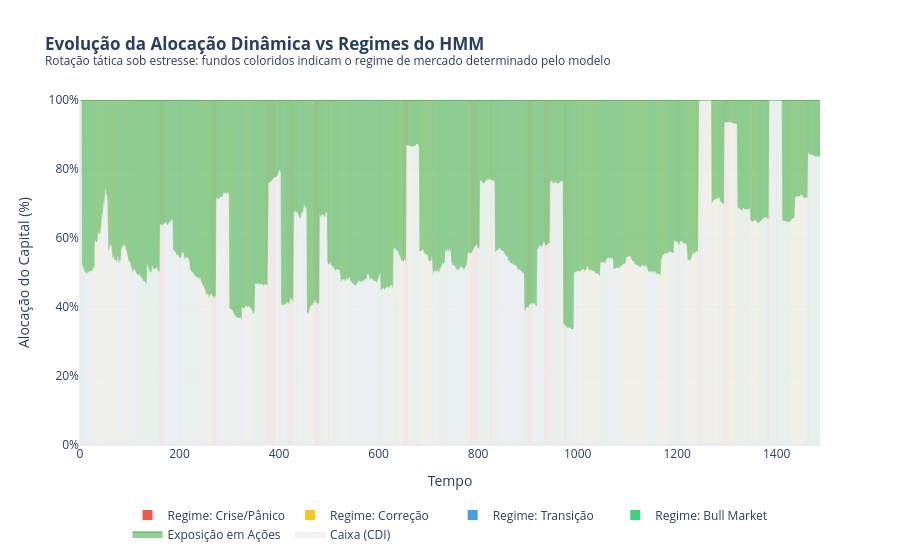

Source (notebook cell):
### Code cell
import plotly.graph_objects as go
import pandas as pd

def plot_evolucao_exposicao_com_regimes(df_resultado):
    """
    Gera um gráfico dinâmico de área empilhada (Ações vs CDI)
    com faixas coloridas no fundo representando os Regimes do HMM.
    """
    df_plot = df_resultado.copy()
    
    # Garante a escala de 0 a 100% para o gráfico
    df_plot['Exposicao_Acoes_Pct'] = df_plot['Exposicao_Acoes'] * 100
    df_plot['Exposicao_CDI_Pct'] = 100 - df_plot['Exposicao_Acoes_Pct']
    
    fig = go.Figure()
    
    # 1. Camada de Área Empilhada: Caixa (CDI)
    fig.add_trace(go.Scatter(
        x=df_plot.index, 
        y=df_plot['Exposicao_CDI_Pct'],
        mode='lines',
        name='Caixa (CDI)',
        stackgroup='one',
        groupnorm='percent',
        marker_color='rgba(230, 230, 230, 0.5)',
        line=dict(width=0.5)
    ))
    
    # 2. Camada de Área Empilhada: Exposição em Ações
    fig.add_trace(go.Scatter(
        x=df_plot.index, 
        y=df_plot['Exposicao_Acoes_Pct'],
        mode='lines',
        name='Exposição em Ações',
        stackgroup='one',
        marker_color='rgba(44, 160, 44, 0.85)', # Azul institucional contínuo
        line=dict(width=1)
    ))

    # =========================================================================
    # --- MAPEAMENTO DOS REGIMES DO HMM (FAIXAS VERTICAIS DE BACKGROUND) ---
    # =========================================================================
    # Configuração de cores suaves (transparentes) para o fundo não cobrir os dados
    cores_regimes = {
        0: 'rgba(46, 204, 113, 0.08)',   # Verde muito suave (Bull_Baixa_Vol)
        1: 'rgba(52, 152, 219, 0.05)',   # Azul muito suave (Transicao_Normal)
        2: 'rgba(241, 196, 15, 0.08)',   # Amarelo muito suave (Correcao)
        3: 'rgba(231, 76, 60, 0.12)'     # Vermelho visível (Crise_Panico)
    }
    
    # Identifica os pontos exatos onde o regime macro mudou na história
    df_plot['Mudou_Regime'] = df_plot['Regime_Macro'].diff().fillna(0) != 0
    datas_mudanca = df_plot[df_plot['Mudou_Regime']].index.tolist()
    
    # Garante os limites inicial e final da série histórica
    datas_limite = [df_plot.index[0]] + datas_mudanca + [df_plot.index[-1]]
    
    # Desenha as caixas (shapes) verticais no layout do Plotly
    shapes = []
    for idx in range(len(datas_limite) - 1):
        data_ini = datas_limite[idx]
        data_fim = datas_limite[idx + 1]
        
        # Pega o regime vigente naquele intervalo de tempo
        regime_vigente = df_plot.loc[data_ini, 'Regime_Macro']
        
        shapes.append(dict(
            type="rect",
            xref="x",
            yref="paper", # Trava o topo e o fundo do shape na moldura do gráfico
            x0=data_ini,
            y0=0,
            x1=data_fim,
            y1=1,
            fillcolor=cores_regimes.get(regime_vigente, 'rgba(0,0,0,0)'),
            line=dict(width=0), # Sem bordas para não poluir
            layer="below" # Força as faixas coloridas a ficarem ATRÁS das áreas empilhadas
        ))
        
    # Adiciona traços invisíveis na legenda apenas para mapear a cor de cada regime pro usuário
    nomes_regimes = {0: "Bull Market", 1: "Transição", 2: "Correção", 3: "Crise/Pânico"}
    for reg, cor in cores_regimes.items():
        fig.add_trace(go.Scatter(
            x=[None], y=[None], mode='markers',
            marker=dict(size=10, color=cor.replace('0.', '0.9'), symbol='square'), # Cor opaca na legenda
            name=f"Regime: {nomes_regimes[reg]}",
            showlegend=True
        ))

    # Configurações estéticas e eixos
    fig.update_layout(
        title='<b>Evolução da Alocação Dinâmica vs Regimes do HMM</b><br><sup>Rotação tática sob estresse: fundos coloridos indicam o regime de mercado determinado pelo modelo</sup>',
        xaxis_title='Tempo',
        yaxis_title='Alocação do Capital (%)',
        hovermode='x unified',
        template='plotly_white',
        shapes=shapes, # Injeta os backgrounds calculados
        yaxis=dict(ticksuffix='%', range=[0, 100]),
        legend=dict(orientation="h", yanchor="bottom", y=-0.3, xanchor="center", x=0.5) # Legenda na parte inferior interna
    )
    
    fig.show()

# Chamada da nova função
plot_evolucao_exposicao_com_regimes(df_resultado)

### Figure 1 — Plotly figure (JSON) as saved in the notebook; plotly's stock layout.template omitted (floating-point values rounded to 4 significant figures; data arrays with more than 128 entries replaced by an {"elided": "..."} marker saying what was removed)
{"data": [{"groupnorm": "percent", "line": {"width": 0.5}, "marker": {"color": "rgba(230, 230, 230, 0.5)"}, "mode": "lines", "name": "Caixa (CDI)", "stackgroup": "one", "type": "scatter", "x": {"elided": "1488 int values"}, "y": {"elided": "1488 float values"}}, {"line": {"width": 1}, "marker": {"color": "rgba(44, 160, 44, 0.85)"}, "mode": "lines", "name": "Exposição em Ações", "stackgroup": "one", "type": "scatter", "x": {"elided": "1488 int values"}, "y": {"elided": "1488 float values"}}, {"marker": {"color": "rgba(46, 204, 113, 0.908)", "size": 10, "symbol": "square"}, "mode": "markers", "name": "Regime: Bull Market", "showlegend": true, "type": "scatter", "x": [null], "y": [null]}, {"marker": {"color": "rgba(52, 152, 219, 0.905)", "size": 10, "symbol": "square"}, "mode": "markers", "name": "Regime: Transição", "showlegend": true, "type": "scatter", "x": [null], "y": [null]}, {"marker": {"color": "rgba(241, 196, 15, 0.908)", "size": 10, "symbol": "square"}, "mode": "markers", "name": "Regime: Correção", "showlegend": true, "type": "scatter", "x": [null], "y": [null]}, {"marker": {"color": "rgba(231, 76, 60, 0.912)", "size": 10, "symbol": "square"}, "mode": "markers", "name": "Regime: Crise/Pânico", "showlegend": true, "type": "scatter", "x": [null], "y": [null]}], "layout": {"hovermode": "x unified", "legend": {"orientation": "h", "x": 0.5, "xanchor": "center", "y": -0.3, "yanchor": "bottom"}, "shapes": [{"fillcolor": "rgba(46, 204, 113, 0.08)", "layer": "below", "line": {"width": 0}, "type": "rect", "x0": 0, "x1": 10, "xref": "x", "y0": 0, "y1": 1, "yref": "paper"}, {"fillcolor": "rgba(52, 152, 219, 0.05)", "layer": "below", "line": {"width": 0}, "type": "rect", "x0": 10, "x1": 26, "xref": "x", "y0": 0, "y1": 1, "yref": "paper"}, {"fillcolor": "rgba(241, 196, 15, 0.08)", "layer": "below", "line": {"width": 0}, "type": "rect", "x0": 26, "x1": 46, "xref": "x", "y0": 0, "y1": 1, "yref": "paper"}, {"fillcolor": "rgba(52, 152, 219, 0.05)", "layer": "below", "line": {"width": 0}, "type": "rect", "x0": 46, "x1": 54, "xref": "x", "y0": 0, "y1": 1, "yref": "paper"}, {"fillcolor": "rgba(241, 196, 15, 0.08)", "layer": "below", "line": {"width": 0}, "type": "rect", "x0": 54, "x1": 74, "xref": "x", "y0": 0, "y1": 1, "yref": "paper"}, {"fillcolor": "rgba(52, 152, 219, 0.05)", "layer": "below", "line": {"width": 0}, "type": "rect", "x0": 74, "x1": 86, "xref": "x", "y0": 0, "y1": 1, "yref": "paper"}, {"fillcolor": "rgba(241, 196, 15, 0.08)", "layer": "below", "line": {"width": 0}, "type": "rect", "x0": 86, "x1": 98, "xref": "x", "y0": 0, "y1": 1, "yref": "paper"}, {"fillcolor": "rgba(46, 204, 113, 0.08)", "layer": "below", "line": {"width": 0}, "type": "rect", "x0": 98, "x1": 106, "xref": "x", "y0": 0, "y1": 1, "yref": "paper"}, {"fillcolor": "rgba(52, 152, 219, 0.05)", "layer": "below", "line": {"width": 0}, "type": "rect", "x0": 106, "x1": 115, "xref": "x", "y0": 0, "y1": 1, "yref": "paper"}, {"fillcolor": "rgba(46, 204, 113, 0.08)", "layer": "below", "line": {"width": 0}, "type": "rect", "x0": 115, "x1": 157, "xref": "x", "y0": 0, "y1": 1, "yref": "paper"}, {"fillcolor": "rgba(231, 76, 60, 0.12)", "layer": "below", "line": {"width": 0}, "type": "rect", "x0": 157, "x1": 159, "xref": "x", "y0": 0, "y1": 1, "yref": "paper"}, {"fillcolor": "rgba(46, 204, 113, 0.08)", "layer": "below", "line": {"width": 0}, "type": "rect", "x0": 159, "x1": 161, "xref": "x", "y0": 0, "y1": 1, "yref": "paper"}, {"fillcolor": "rgba(231, 76, 60, 0.12)", "layer": "below", "line": {"width": 0}, "type": "rect", "x0": 161, "x1": 170, "xref": "x", "y0": 0, "y1": 1, "yref": "paper"}, {"fillcolor": "rgba(52, 152, 219, 0.05)", "layer": "below", "line": {"width": 0}, "type": "rect", "x0": 170, "x1": 216, "xref": "x", "y0": 0, "y1": 1, "yref": "paper"}, {"fillcolor": "rgba(46, 204, 113, 0.08)", "layer": "below", "line": {"width": 0}, "type": "rect", "x0": 216, "x1": 231, "xref": "x", "y0": 0, "y1": 1, "yref": "paper"}, {"fillcolor": "rgba(52, 152, 219, 0.05)", "layer": "below", "line": {"width": 0}, "type": "rect", "x0": 231, "x1": 232, "xref": "x", "y0": 0, "y1": 1, "yref": "paper"}, {"fillcolor": "rgba(46, 204, 113, 0.08)", "layer": "below", "line": {"width": 0}, "type": "rect", "x0": 232, "x1": 236, "xref": "x", "y0": 0, "y1": 1, "yref": "paper"}, {"fillcolor": "rgba(52, 152, 219, 0.05)", "layer": "below", "line": {"width": 0}, "type": "rect", "x0": 236, "x1": 245, "xref": "x", "y0": 0, "y1": 1, "yref": "paper"}, {"fillcolor": "rgba(46, 204, 113, 0.08)", "layer": "below", "line": {"width": 0}, "type": "rect", "x0": 245, "x1": 247, "xref": "x", "y0": 0, "y1": 1, "yref": "paper"}, {"fillcolor": "rgba(241, 196, 15, 0.08)", "layer": "below", "line": {"width": 0}, "type": "rect", "x0": 247, "x1": 258, "xref": "x", "y0": 0, "y1": 1, "yref": "paper"}, {"fillcolor": "rgba(46, 204, 113, 0.08)", "layer": "below", "line": {"width": 0}, "type": "rect", "x0": 258, "x1": 263, "xref": "x", "y0": 0, "y1": 1, "yref": "paper"}, {"fillcolor": "rgba(231, 76, 60, 0.12)", "layer": "below", "line": {"width": 0}, "type": "rect", "x0": 263, "x1": 274, "xref": "x", "y0": 0, "y1": 1, "yref": "paper"}, {"fillcolor": "rgba(46, 204, 113, 0.08)", "layer": "below", "line": {"width": 0}, "type": "rect", "x0": 274, "x1": 279, "xref": "x", "y0": 0, "y1": 1, "yref": "paper"}, {"fillcolor": "rgba(52, 152, 219, 0.05)", "layer": "below", "line": {"width": 0}, "type": "rect", "x0": 279, "x1": 288, "xref": "x", "y0": 0, "y1": 1, "yref": "paper"}, {"fillcolor": "rgba(241, 196, 15, 0.08)", "layer": "below", "line": {"width": 0}, "type": "rect", "x0": 288, "x1": 291, "xref": "x", "y0": 0, "y1": 1, "yref": "paper"}, {"fillcolor": "rgba(52, 152, 219, 0.05)", "layer": "below", "line": {"width": 0}, "type": "rect", "x0": 291, "x1": 298, "xref": "x", "y0": 0, "y1": 1, "yref": "paper"}, {"fillcolor": "rgba(241, 196, 15, 0.08)", "layer": "below", "line": {"width": 0}, "type": "rect", "x0": 298, "x1": 305, "xref": "x", "y0": 0, "y1": 1, "yref": "paper"}, {"fillcolor": "rgba(52, 152, 219, 0.05)", "layer": "below", "line": {"width": 0}, "type": "rect", "x0": 305, "x1": 334, "xref": "x", "y0": 0, "y1": 1, "yref": "paper"}, {"fillcolor": "rgba(241, 196, 15, 0.08)", "layer": "below", "line": {"width": 0}, "type": "rect", "x0": 334, "x1": 343, "xref": "x", "y0": 0, "y1": 1, "yref": "paper"}, {"fillcolor": "rgba(52, 152, 219, 0.05)", "layer": "below", "line": {"width": 0}, "type": "rect", "x0": 343, "x1": 348, "xref": "x", "y0": 0, "y1": 1, "yref": "paper"}, {"fillcolor": "rgba(46, 204, 113, 0.08)", "layer": "below", "line": {"width": 0}, "type": "rect", "x0": 348, "x1": 369, "xref": "x", "y0": 0, "y1": 1, "yref": "paper"}, {"fillcolor": "rgba(52, 152, 219, 0.05)", "layer": "below", "line": {"width": 0}, "type": "rect", "x0": 369, "x1": 372, "xref": "x", "y0": 0, "y1": 1, "yref": "paper"}, {"fillcolor": "rgba(231, 76, 60, 0.12)", "layer": "below", "line": {"width": 0}, "type": "rect", "x0": 372, "x1": 389, "xref": "x", "y0": 0, "y1": 1, "yref": "paper"}, {"fillcolor": "rgba(46, 204, 113, 0.08)", "layer": "below", "line": {"width": 0}, "type": "rect", "x0": 389, "x1": 390, "xref": "x", "y0": 0, "y1": 1, "yref": "paper"}, {"fillcolor": "rgba(231, 76, 60, 0.12)", "layer": "below", "line": {"width": 0}, "type": "rect", "x0": 390, "x1": 393, "xref": "x", "y0": 0, "y1": 1, "yref": "paper"}, {"fillcolor": "rgba(52, 152, 219, 0.05)", "layer": "below", "line": {"width": 0}, "type": "rect", "x0": 393, "x1": 395, "xref": "x", "y0": 0, "y1": 1, "yref": "paper"}, {"fillcolor": "rgba(241, 196, 15, 0.08)", "layer": "below", "line": {"width": 0}, "type": "rect", "x0": 395, "x1": 397, "xref": "x", "y0": 0, "y1": 1, "yref": "paper"}, {"fillcolor": "rgba(52, 152, 219, 0.05)", "layer": "below", "line": {"width": 0}, "type": "rect", "x0": 397, "x1": 405, "xref": "x", "y0": 0, "y1": 1, "yref": "paper"}, {"fillcolor": "rgba(241, 196, 15, 0.08)", "layer": "below", "line": {"width": 0}, "type": "rect", "x0": 405, "x1": 406, "xref": "x", "y0": 0, "y1": 1, "yref": "paper"}, {"fillcolor": "rgba(52, 152, 219, 0.05)", "layer": "below", "line": {"width": 0}, "type": "rect", "x0": 406, "x1": 416, "xref": "x", "y0": 0, "y1": 1, "yref": "paper"}, {"fillcolor": "rgba(46, 204, 113, 0.08)", "layer": "below", "line": {"width": 0}, "type": "rect", "x0": 416, "x1": 417, "xref": "x", "y0": 0, "y1": 1, "yref": "paper"}, {"fillcolor": "rgba(231, 76, 60, 0.12)", "layer": "below", "line": {"width": 0}, "type": "rect", "x0": 417, "x1": 428, "xref": "x", "y0": 0, "y1": 1, "yref": "paper"}, {"fillcolor": "rgba(46, 204, 113, 0.08)", "layer": "below", "line": {"width": 0}, "type": "rect", "x0": 428, "x1": 434, "xref": "x", "y0": 0, "y1": 1, "yref": "paper"}, {"fillcolor": "rgba(231, 76, 60, 0.12)", "layer": "below", "line": {"width": 0}, "type": "rect", "x0": 434, "x1": 437, "xref": "x", "y0": 0, "y1": 1, "yref": "paper"}, {"fillcolor": "rgba(52, 152, 219, 0.05)", "layer": "below", "line": {"width": 0}, "type": "rect", "x0": 437, "x1": 456, "xref": "x", "y0": 0, "y1": 1, "yref": "paper"}, {"fillcolor": "rgba(241, 196, 15, 0.08)", "layer": "below", "line": {"width": 0}, "type": "rect", "x0": 456, "x1": 458, "xref": "x", "y0": 0, "y1": 1, "yref": "paper"}, {"fillcolor": "rgba(52, 152, 219, 0.05)", "layer": "below", "line": {"width": 0}, "type": "rect", "x0": 458, "x1": 460, "xref": "x", "y0": 0, "y1": 1, "yref": "paper"}, {"fillcolor": "rgba(241, 196, 15, 0.08)", "layer": "below", "line": {"width": 0}, "type": "rect", "x0": 460, "x1": 468, "xref": "x", "y0": 0, "y1": 1, "yref": "paper"}, {"fillcolor": "rgba(52, 152, 219, 0.05)", "layer": "below", "line": {"width": 0}, "type": "rect", "x0": 468, "x1": 470, "xref": "x", "y0": 0, "y1": 1, "yref": "paper"}, {"fillcolor": "rgba(231, 76, 60, 0.12)", "layer": "below", "line": {"width": 0}, "type": "rect", "x0": 470, "x1": 480, "xref": "x", "y0": 0, "y1": 1, "yref": "paper"}, {"fillcolor": "rgba(46, 204, 113, 0.08)", "layer": "below", "line": {"width": 0}, "type": "rect", "x0": 480, "x1": 491, "xref": "x", "y0": 0, "y1": 1, "yref": "paper"}, {"fillcolor": "rgba(52, 152, 219, 0.05)", "layer": "below", "line": {"width": 0}, "type": "rect", "x0": 491, "x1": 494, "xref": "x", "y0": 0, "y1": 1, "yref": "paper"}, {"fillcolor": "rgba(241, 196, 15, 0.08)", "layer": "below", "line": {"width": 0}, "type": "rect", "x0": 494, "x1": 498, "xref": "x", "y0": 0, "y1": 1, "yref": "paper"}, {"fillcolor": "rgba(231, 76, 60, 0.12)", "layer": "below", "line": {"width": 0}, "type": "rect", "x0": 498, "x1": 500, "xref": "x", "y0": 0, "y1": 1, "yref": "paper"}, {"fillcolor": "rgba(52, 152, 219, 0.05)", "layer": "below", "line": {"width": 0}, "type": "rect", "x0": 500, "x1": 504, "xref": "x", "y0": 0, "y1": 1, "yref": "paper"}, {"fillcolor": "rgba(46, 204, 113, 0.08)", "layer": "below", "line": {"width": 0}, "type": "rect", "x0": 504, "x1": 517, "xref": "x", "y0": 0, "y1": 1, "yref": "paper"}, {"fillcolor": "rgba(52, 152, 219, 0.05)", "layer": "below", "line": {"width": 0}, "type": "rect", "x0": 517, "x1": 526, "xref": "x", "y0": 0, "y1": 1, "yref": "paper"}, {"fillcolor": "rgba(241, 196, 15, 0.08)", "layer": "below", "line": {"width": 0}, "type": "rect", "x0": 526, "x1": 530, "xref": "x", "y0": 0, "y1": 1, "yref": "paper"}, {"fillcolor": "rgba(52, 152, 219, 0.05)", "layer": "below", "line": {"width": 0}, "type": "rect", "x0": 530, "x1": 534, "xref": "x", "y0": 0, "y1": 1, "yref": "paper"}, {"fillcolor": "rgba(241, 196, 15, 0.08)", "layer": "below", "line": {"width": 0}, "type": "rect", "x0": 534, "x1": 537, "xref": "x", "y0": 0, "y1": 1, "yref": "paper"}, {"fillcolor": "rgba(46, 204, 113, 0.08)", "layer": "below", "line": {"width": 0}, "type": "rect", "x0": 537, "x1": 545, "xref": "x", "y0": 0, "y1": 1, "yref": "paper"}, {"fillcolor": "rgba(52, 152, 219, 0.05)", "layer": "below", "line": {"width": 0}, "type": "rect", "x0": 545, "x1": 551, "xref": "x", "y0": 0, "y1": 1, "yref": "paper"}, {"fillcolor": "rgba(241, 196, 15, 0.08)", "layer": "below", "line": {"width": 0}, "type": "rect", "x0": 551, "x1": 552, "xref": "x", "y0": 0, "y1": 1, "yref": "paper"}, {"fillcolor": "rgba(52, 152, 219, 0.05)", "layer": "below", "line": {"width": 0}, "type": "rect", "x0": 552, "x1": 598, "xref": "x", "y0": 0, "y1": 1, "yref": "paper"}, {"fillcolor": "rgba(46, 204, 113, 0.08)", "layer": "below", "line": {"width": 0}, "type": "rect", "x0": 598, "x1": 608, "xref": "x", "y0": 0, "y1": 1, "yref": "paper"}, {"fillcolor": "rgba(52, 152, 219, 0.05)", "layer": "below", "line": {"width": 0}, "type": "rect", "x0": 608, "x1": 622, "xref": "x", "y0": 0, "y1": 1, "yref": "paper"}, {"fillcolor": "rgba(241, 196, 15, 0.08)", "layer": "below", "line": {"width": 0}, "type": "rect", "x0": 622, "x1": 628, "xref": "x", "y0": 0, "y1": 1, "yref": "paper"}, {"fillcolor": "rgba(46, 204, 113, 0.08)", "layer": "below", "line": {"width": 0}, "type": "rect", "x0": 628, "x1": 640, "xref": "x", "y0": 0, "y1": 1, "yref": "paper"}, {"fillcolor": "rgba(241, 196, 15, 0.08)", "layer": "below", "line": {"width": 0}, "type": "rect", "x0": 640, "x1": 649, "xref": "x", "y0": 0, "y1": 1, "yref": "paper"}, {"fillcolor": "rgba(231, 76, 60, 0.12)", "layer": "below", "line": {"width": 0}, "type": "rect", "x0": 649, "x1": 659, "xref": "x", "y0": 0, "y1": 1, "yref": "paper"}, {"fillcolor": "rgba(241, 196, 15, 0.08)", "layer": "below", "line": {"width": 0}, "type": "rect", "x0": 659, "x1": 664, "xref": "x", "y0": 0, "y1": 1, "yref": "paper"}, {"fillcolor": "rgba(46, 204, 113, 0.08)", "layer": "below", "line": {"width": 0}, "type": "rect", "x0": 664, "x1": 685, "xref": "x", "y0": 0, "y1": 1, "yref": "paper"}, {"fillcolor": "rgba(241, 196, 15, 0.08)", "layer": "below", "line": {"width": 0}, "type": "rect", "x0": 685, "x1": 704, "xref": "x", "y0": 0, "y1": 1, "yref": "paper"}, {"fillcolor": "rgba(52, 152, 219, 0.05)", "layer": "below", "line": {"width": 0}, "type": "rect", "x0": 704, "x1": 710, "xref": "x", "y0": 0, "y1": 1, "yref": "paper"}, {"fillcolor": "rgba(241, 196, 15, 0.08)", "layer": "below", "line": {"width": 0}, "type": "rect", "x0": 710, "x1": 714, "xref": "x", "y0": 0, "y1": 1, "yref": "paper"}, {"fillcolor": "rgba(52, 152, 219, 0.05)", "layer": "below", "line": {"width": 0}, "type": "rect", "x0": 714, "x1": 718, "xref": "x", "y0": 0, "y1": 1, "yref": "paper"}, {"fillcolor": "rgba(46, 204, 113, 0.08)", "layer": "below", "line": {"width": 0}, "type": "rect", "x0": 718, "x1": 739, "xref": "x", "y0": 0, "y1": 1, "yref": "paper"}, {"fillcolor": "rgba(52, 152, 219, 0.05)", "layer": "below", "line": {"width": 0}, "type": "rect", "x0": 739, "x1": 740, "xref": "x", "y0": 0, "y1": 1, "yref": "paper"}, {"fillcolor": "rgba(46, 204, 113, 0.08)", "layer": "below", "line": {"width": 0}, "type": "rect", "x0": 740, "x1": 742, "xref": "x", "y0": 0, "y1": 1, "yref": "paper"}, {"fillcolor": "rgba(52, 152, 219, 0.05)", "layer": "below", "line": {"width": 0}, "type": "rect", "x0": 742, "x1": 774, "xref": "x", "y0": 0, "y1": 1, "yref": "paper"}, {"fillcolor": "rgba(46, 204, 113, 0.08)", "layer": "below", "line": {"width": 0}, "type": "rect", "x0": 774, "x1": 777, "xref": "x", "y0": 0, "y1": 1, "yref": "paper"}, {"fillcolor": "rgba(241, 196, 15, 0.08)", "layer": "below", "line": {"width": 0}, "type": "rect", "x0": 777, "x1": 778, "xref": "x", "y0": 0, "y1": 1, "yref": "paper"}, {"fillcolor": "rgba(231, 76, 60, 0.12)", "layer": "below", "line": {"width": 0}, "type": "rect", "x0": 778, "x1": 780, "xref": "x", "y0": 0, "y1": 1, "yref": "paper"}, {"fillcolor": "rgba(241, 196, 15, 0.08)", "layer": "below", "line": {"width": 0}, "type": "rect", "x0": 780, "x1": 783, "xref": "x", "y0": 0, "y1": 1, "yref": "paper"}, {"fillcolor": "rgba(231, 76, 60, 0.12)", "layer": "below", "line": {"width": 0}, "type": "rect", "x0": 783, "x1": 802, "xref": "x", "y0": 0, "y1": 1, "yref": "paper"}, {"fillcolor": "rgba(46, 204, 113, 0.08)", "layer": "below", "line": {"width": 0}, "type": "rect", "x0": 802, "x1": 823, "xref": "x", "y0": 0, "y1": 1, "yref": "paper"}, {"fillcolor": "rgba(241, 196, 15, 0.08)", "layer": "below", "line": {"width": 0}, "type": "rect", "x0": 823, "x1": 824, "xref": "x", "y0": 0, "y1": 1, "yref": "paper"}, {"fillcolor": "rgba(231, 76, 60, 0.12)", "layer": "below", "line": {"width": 0}, "type": "rect", "x0": 824, "x1": 828, "xref": "x", "y0": 0, "y1": 1, "yref": "paper"}, {"fillcolor": "rgba(46, 204, 113, 0.08)", "layer": "below", "line": {"width": 0}, "type": "rect", "x0": 828, "x1": 843, "xref": "x", "y0": 0, "y1": 1, "yref": "paper"}, {"fillcolor": "rgba(52, 152, 219, 0.05)", "layer": "below", "line": {"width": 0}, "type": "rect", "x0": 843, "x1": 889, "xref": "x", "y0": 0, "y1": 1, "yref": "paper"}, {"fillcolor": "rgba(46, 204, 113, 0.08)", "layer": "below", "line": {"width": 0}, "type": "rect", "x0": 889, "x1": 898, "xref": "x", "y0": 0, "y1": 1, "yref": "paper"}, {"fillcolor": "rgba(231, 76, 60, 0.12)", "layer": "below", "line": {"width": 0}, "type": "rect", "x0": 898, "x1": 909, "xref": "x", "y0": 0, "y1": 1, "yref": "paper"}, {"fillcolor": "rgba(46, 204, 113, 0.08)", "layer": "below", "line": {"width": 0}, "type": "rect", "x0": 909, "x1": 912, "xref": "x", "y0": 0, "y1": 1, "yref": "paper"}, {"fillcolor": "rgba(52, 152, 219, 0.05)", "layer": "below", "line": {"width": 0}, "type": "rect", "x0": 912, "x1": 933, "xref": "x", "y0": 0, "y1": 1, "yref": "paper"}, {"fillcolor": "rgba(231, 76, 60, 0.12)", "layer": "below", "line": {"width": 0}, "type": "rect", "x0": 933, "x1": 943, "xref": "x", "y0": 0, "y1": 1, "yref": "paper"}, {"fillcolor": "rgba(46, 204, 113, 0.08)", "layer": "below", "line": {"width": 0}, "type": "rect", "x0": 943, "x1": 946, "xref": "x", "y0": 0, "y1": 1, "yref": "paper"}, {"fillcolor": "rgba(231, 76, 60, 0.12)", "layer": "below", "line": {"width": 0}, "type": "rect", "x0": 946, "x1": 949, "xref": "x", "y0": 0, "y1": 1, "yref": "paper"}, {"fillcolor": "rgba(46, 204, 113, 0.08)", "layer": "below", "line": {"width": 0}, "type": "rect", "x0": 949, "x1": 950, "xref": "x", "y0": 0, "y1": 1, "yref": "paper"}, {"fillcolor": "rgba(241, 196, 15, 0.08)", "layer": "below", "line": {"width": 0}, "type": "rect", "x0": 950, "x1": 952, "xref": "x", "y0": 0, "y1": 1, "yref": "paper"}, {"fillcolor": "rgba(231, 76, 60, 0.12)", "layer": "below", "line": {"width": 0}, "type": "rect", "x0": 952, "x1": 953, "xref": "x", "y0": 0, "y1": 1, "yref": "paper"}, {"fillcolor": "rgba(46, 204, 113, 0.08)", "layer": "below", "line": {"width": 0}, "type": "rect", "x0": 953, "x1": 972, "xref": "x", "y0": 0, "y1": 1, "yref": "paper"}, {"fillcolor": "rgba(231, 76, 60, 0.12)", "layer": "below", "line": {"width": 0}, "type": "rect", "x0": 972, "x1": 978, "xref": "x", "y0": 0, "y1": 1, "yref": "paper"}, {"fillcolor": "rgba(46, 204, 113, 0.08)", "layer": "below", "line": {"width": 0}, "type": "rect", "x0": 978, "x1": 989, "xref": "x", "y0": 0, "y1": 1, "yref": "paper"}, {"fillcolor": "rgba(52, 152, 219, 0.05)", "layer": "below", "line": {"width": 0}, "type": "rect", "x0": 989, "x1": 999, "xref": "x", "y0": 0, "y1": 1, "yref": "paper"}, {"fillcolor": "rgba(241, 196, 15, 0.08)", "layer": "below", "line": {"width": 0}, "type": "rect", "x0": 999, "x1": 1020, "xref": "x", "y0": 0, "y1": 1, "yref": "paper"}, {"fillcolor": "rgba(46, 204, 113, 0.08)", "layer": "below", "line": {"width": 0}, "type": "rect", "x0": 1020, "x1": 1022, "xref": "x", "y0": 0, "y1": 1, "yref": "paper"}, {"fillcolor": "rgba(241, 196, 15, 0.08)", "layer": "below", "line": {"width": 0}, "type": "rect", "x0": 1022, "x1": 1043, "xref": "x", "y0": 0, "y1": 1, "yref": "paper"}, {"fillcolor": "rgba(46, 204, 113, 0.08)", "layer": "below", "line": {"width": 0}, "type": "rect", "x0": 1043, "x1": 1049, "xref": "x", "y0": 0, "y1": 1, "yref": "paper"}, {"fillcolor": "rgba(52, 152, 219, 0.05)", "layer": "below", "line": {"width": 0}, "type": "rect", "x0": 1049, "x1": 1050, "xref": "x", "y0": 0, "y1": 1, "yref": "paper"}, {"fillcolor": "rgba(46, 204, 113, 0.08)", "layer": "below", "line": {"width": 0}, "type": "rect", "x0": 1050, "x1": 1060, "xref": "x", "y0": 0, "y1": 1, "yref": "paper"}, {"fillcolor": "rgba(52, 152, 219, 0.05)", "layer": "below", "line": {"width": 0}, "type": "rect", "x0": 1060, "x1": 1090, "xref": "x", "y0": 0, "y1": 1, "yref": "paper"}, {"fillcolor": "rgba(241, 196, 15, 0.08)", "layer": "below", "line": {"width": 0}, "type": "rect", "x0": 1090, "x1": 1138, "xref": "x", "y0": 0, "y1": 1, "yref": "paper"}, {"fillcolor": "rgba(52, 152, 219, 0.05)", "layer": "below", "line": {"width": 0}, "type": "rect", "x0": 1138, "x1": 1159, "xref": "x", "y0": 0, "y1": 1, "yref": "paper"}, {"fillcolor": "rgba(241, 196, 15, 0.08)", "layer": "below", "line": {"width": 0}, "type": "rect", "x0": 1159, "x1": 1180, "xref": "x", "y0": 0, "y1": 1, "yref": "paper"}, {"fillcolor": "rgba(46, 204, 113, 0.08)", "layer": "below", "line": {"width": 0}, "type": "rect", "x0": 1180, "x1": 1202, "xref": "x", "y0": 0, "y1": 1, "yref": "paper"}, {"fillcolor": "rgba(231, 76, 60, 0.12)", "layer": "below", "line": {"width": 0}, "type": "rect", "x0": 1202, "x1": 1203, "xref": "x", "y0": 0, "y1": 1, "yref": "paper"}, {"fillcolor": "rgba(52, 152, 219, 0.05)", "layer": "below", "line": {"width": 0}, "type": "rect", "x0": 1203, "x1": 1204, "xref": "x", "y0": 0, "y1": 1, "yref": "paper"}, {"fillcolor": "rgba(231, 76, 60, 0.12)", "layer": "below", "line": {"width": 0}, "type": "rect", "x0": 1204, "x1": 1206, "xref": "x", "y0": 0, "y1": 1, "yref": "paper"}, {"fillcolor": "rgba(46, 204, 113, 0.08)", "layer": "below", "line": {"width": 0}, "type": "rect", "x0": 1206, "x1": 1207, "xref": "x", "y0": 0, "y1": 1, "yref": "paper"}, {"fillcolor": "rgba(52, 152, 219, 0.05)", "layer": "below", "line": {"width": 0}, "type": "rect", "x0": 1207, "x1": 1220, "xref": "x", "y0": 0, "y1": 1, "yref": "paper"}, {"fillcolor": "rgba(241, 196, 15, 0.08)", "layer": "below", "line": {"width": 0}, "type": "rect", "x0": 1220, "x1": 1239, "xref": "x", "y0": 0, "y1": 1, "yref": "paper"}, {"fillcolor": "rgba(231, 76, 60, 0.12)", "layer": "below", "line": {"width": 0}, "type": "rect", "x0": 1239, "x1": 1242, "xref": "x", "y0": 0, "y1": 1, "yref": "paper"}, {"fillcolor": "rgba(46, 204, 113, 0.08)", "layer": "below", "line": {"width": 0}, "type": "rect", "x0": 1242, "x1": 1244, "xref": "x", "y0": 0, "y1": 1, "yref": "paper"}, {"fillcolor": "rgba(231, 76, 60, 0.12)", "layer": "below", "line": {"width": 0}, "type": "rect", "x0": 1244, "x1": 1245, "xref": "x", "y0": 0, "y1": 1, "yref": "paper"}, {"fillcolor": "rgba(46, 204, 113, 0.08)", "layer": "below", "line": {"width": 0}, "type": "rect", "x0": 1245, "x1": 1246, "xref": "x", "y0": 0, "y1": 1, "yref": "paper"}, {"fillcolor": "rgba(231, 76, 60, 0.12)", "layer": "below", "line": {"width": 0}, "type": "rect", "x0": 1246, "x1": 1249, "xref": "x", "y0": 0, "y1": 1, "yref": "paper"}, {"fillcolor": "rgba(52, 152, 219, 0.05)", "layer": "below", "line": {"width": 0}, "type": "rect", "x0": 1249, "x1": 1257, "xref": "x", "y0": 0, "y1": 1, "yref": "paper"}, {"fillcolor": "rgba(241, 196, 15, 0.08)", "layer": "below", "line": {"width": 0}, "type": "rect", "x0": 1257, "x1": 1284, "xref": "x", "y0": 0, "y1": 1, "yref": "paper"}, {"fillcolor": "rgba(231, 76, 60, 0.12)", "layer": "below", "line": {"width": 0}, "type": "rect", "x0": 1284, "x1": 1285, "xref": "x", "y0": 0, "y1": 1, "yref": "paper"}, {"fillcolor": "rgba(46, 204, 113, 0.08)", "layer": "below", "line": {"width": 0}, "type": "rect", "x0": 1285, "x1": 1293, "xref": "x", "y0": 0, "y1": 1, "yref": "paper"}, {"fillcolor": "rgba(231, 76, 60, 0.12)", "layer": "below", "line": {"width": 0}, "type": "rect", "x0": 1293, "x1": 1301, "xref": "x", "y0": 0, "y1": 1, "yref": "paper"}, {"fillcolor": "rgba(46, 204, 113, 0.08)", "layer": "below", "line": {"width": 0}, "type": "rect", "x0": 1301, "x1": 1303, "xref": "x", "y0": 0, "y1": 1, "yref": "paper"}, {"fillcolor": "rgba(231, 76, 60, 0.12)", "layer": "below", "line": {"width": 0}, "type": "rect", "x0": 1303, "x1": 1304, "xref": "x", "y0": 0, "y1": 1, "yref": "paper"}, {"fillcolor": "rgba(241, 196, 15, 0.08)", "layer": "below", "line": {"width": 0}, "type": "rect", "x0": 1304, "x1": 1318, "xref": "x", "y0": 0, "y1": 1, "yref": "paper"}, {"fillcolor": "rgba(46, 204, 113, 0.08)", "layer": "below", "line": {"width": 0}, "type": "rect", "x0": 1318, "x1": 1346, "xref": "x", "y0": 0, "y1": 1, "yref": "paper"}, {"fillcolor": "rgba(241, 196, 15, 0.08)", "layer": "below", "line": {"width": 0}, "type": "rect", "x0": 1346, "x1": 1363, "xref": "x", "y0": 0, "y1": 1, "yref": "paper"}, {"fillcolor": "rgba(46, 204, 113, 0.08)", "layer": "below", "line": {"width": 0}, "type": "rect", "x0": 1363, "x1": 1381, "xref": "x", "y0": 0, "y1": 1, "yref": "paper"}, {"fillcolor": "rgba(231, 76, 60, 0.12)", "layer": "below", "line": {"width": 0}, "type": "rect", "x0": 1381, "x1": 1386, "xref": "x", "y0": 0, "y1": 1, "yref": "paper"}, {"fillcolor": "rgba(52, 152, 219, 0.05)", "layer": "below", "line": {"width": 0}, "type": "rect", "x0": 1386, "x1": 1390, "xref": "x", "y0": 0, "y1": 1, "yref": "paper"}, {"fillcolor": "rgba(46, 204, 113, 0.08)", "layer": "below", "line": {"width": 0}, "type": "rect", "x0": 1390, "x1": 1397, "xref": "x", "y0": 0, "y1": 1, "yref": "paper"}, {"fillcolor": "rgba(52, 152, 219, 0.05)", "layer": "below", "line": {"width": 0}, "type": "rect", "x0": 1397, "x1": 1400, "xref": "x", "y0": 0, "y1": 1, "yref": "paper"}, {"fillcolor": "rgba(46, 204, 113, 0.08)", "layer": "below", "line": {"width": 0}, "type": "rect", "x0": 1400, "x1": 1428, "xref": "x", "y0": 0, "y1": 1, "yref": "paper"}, {"fillcolor": "rgba(241, 196, 15, 0.08)", "layer": "below", "line": {"width": 0}, "type": "rect", "x0": 1428, "x1": 1454, "xref": "x", "y0": 0, "y1": 1, "yref": "paper"}, {"fillcolor": "rgba(52, 152, 219, 0.05)", "layer": "below", "line": {"width": 0}, "type": "rect", "x0": 1454, "x1": 1461, "xref": "x", "y0": 0, "y1": 1, "yref": "paper"}, {"fillcolor": "rgba(231, 76, 60, 0.12)", "layer": "below", "line": {"width": 0}, "type": "rect", "x0": 1461, "x1": 1465, "xref": "x", "y0": 0, "y1": 1, "yref": "paper"}, {"fillcolor": "rgba(46, 204, 113, 0.08)", "layer": "below", "line": {"width": 0}, "type": "rect", "x0": 1465, "x1": 1487, "xref": "x", "y0": 0, "y1": 1, "yref": "paper"}], "title": {"text": "<b>Evolução da Alocação Dinâmica vs Regimes do HMM</b><br><sup>Rotação tática sob estresse: fundos coloridos indicam o regime de mercado determinado pelo modelo</sup>"}, "xaxis": {"title": {"text": "Tempo"}}, "yaxis": {"range": [0, 100], "ticksuffix": "%", "title": {"text": "Alocação do Capital (%)"}}}}
